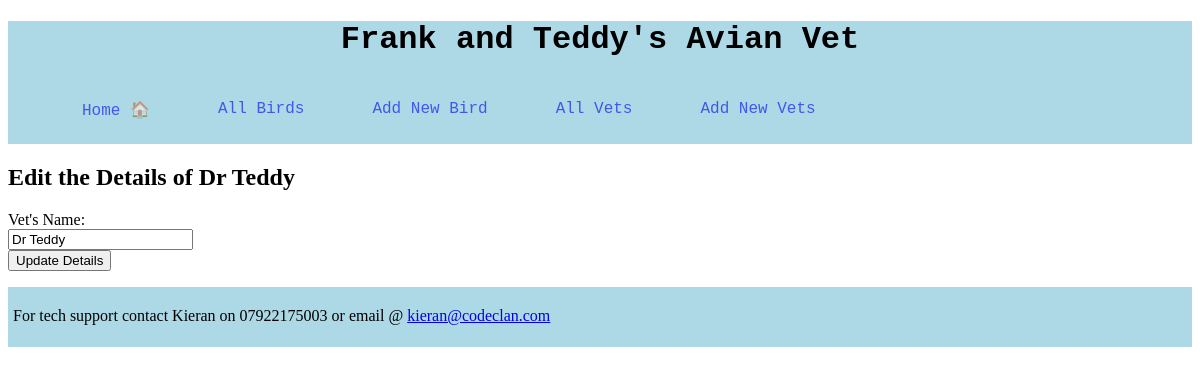
The app's page /vets/2, older data.
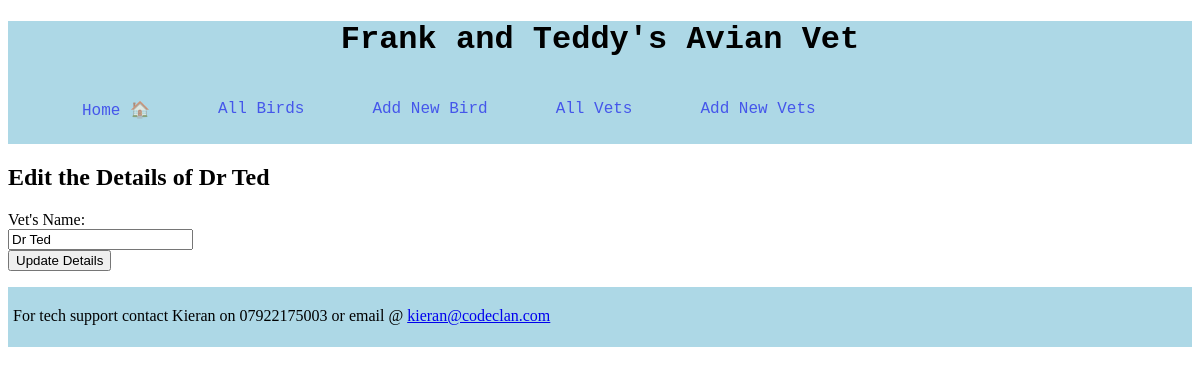
The same page, newer data.
### tables this page shows
CREATE TABLE vets (
    id INTEGER PRIMARY KEY AUTOINCREMENT,
    name VARCHAR
);

### controllers/vets_controller.py (the view)
@vets_blueprint.route("/vets/<id>")
def show(id):
    vet = vet_repository.select(id)
    return render_template("vets/edit.html", vet=vet)

### db/run_sql.py (called while the page is built)
def get_db():
    path = os.path.dirname(os.path.abspath(__file__))
    db = os.path.join(path, "vet_management.db")
    conn = sqlite3.connect(db)
    conn.execute("PRAGMA foreign_keys = 1")
    conn.row_factory = sqlite3.Row
    return conn

def run_sql(sql, values=[]):
    db = get_db()
    cursor = db.cursor()
    cursor.execute(sql, values)
    results = cursor.fetchall()
    db.commit()
    db.close()
    return results

### repositories/vet_repository.py (called while the page is built)
def select(id):
    vet = None
    sql = "SELECT * FROM vets WHERE id = ?"
    values = [id]
    result = run_sql(sql, values)[0]
    if result is not None:
        vet = Vet(result['name'], result['id'])
    return vet

### templates/vets/edit.html
{% extends 'base.html' %}
{% block content %}
<form action="/vets/{{vet.id}}/edit" method="POST">
    <div>
        <label><h2>Edit the Details of {{vet.name}}</h2></label>
    </div>
    <div>
        <label for="name">Vet's Name:</label><br>
        <input type="text" id="name" name="name" value="{{vet.name}}"><br>
    </div>
    <button type="submit">Update Details</button>
</form>
{% endblock %}

Row changes from the older to the newer data that the page shows:
changed vets: name "Dr Teddy" → "Dr Ted"
